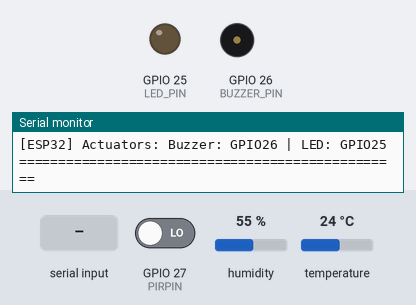
Bench run of a sketch on a simulated ESP32. On the bench: output pins drawn as LEDs (lit = HIGH), buzzer (waves = sounding, pin HIGH), the last lines printed to the serial monitor. Inputs (shaded band) come from the test bench; at power-on: GPIO 27 (PIRPIN) LOW, humidity 55 %, temperature 24 °C.

Above: at 1.5 s.
1.6 s: "BUZZER:ON\n" received over Serial
At 2.7 s:
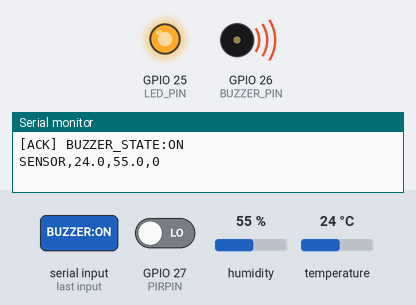
3.5 s: "BUZZER:OFF\n" received over Serial
At 4.2 s:
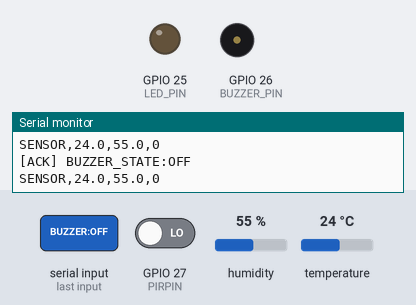
Timing chart, 0 to 6.5 s (numbered marks = the images above; inputs shaded):
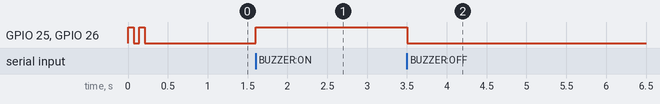

The sketch:

esp32_firmware.ino
```cpp
/*
 * ==============================================================================
 * IoT-Based Smart Eye Monitoring and Drowsiness Detection System
 * ESP32 Sensor Telemetry & Alarm Actuation Firmware
 * ==============================================================================
 * Target Board: ESP32 Dev Module / NodeMCU-32S (USB-C)
 * Baud Rate:    115200
 *
 * Sensors:
 *   - DHT22 (Temperature & Humidity) on GPIO 4
 *   - PIR Motion Sensor on GPIO 27
 *
 * Actuators:
 *   - Active Buzzer on GPIO 26 (Direct or Transistor-driven)
 *   - Status / Warning LED on GPIO 25 (with 220-330 ohm resistor)
 *
 * Serial Protocol:
 *   - ESP32 -> Laptop: SENSOR,<temp_c>,<humidity_pct>,<pir_state>
 *     Example: SENSOR,26.4,58.2,1
 *   - Laptop -> ESP32: BUZZER:ON
 *   - Laptop -> ESP32: BUZZER:OFF
 *   - Laptop -> ESP32: PING  (Replies: PONG)
 *
 * Note: Non-blocking execution using millis(). No delay() in loop!
 * ==============================================================================
 */

#include "DHT.h"

// ------------------------------------------------------------------------------
// Pin Definitions (ESP32 GPIO numbers, NOT Arduino Uno pins!)
// ------------------------------------------------------------------------------
#define DHTPIN        4      // GPIO 4 for DHT22 Data line
#define PIRPIN        27     // GPIO 27 for PIR Motion Sensor digital output
#define BUZZER_PIN    26     // GPIO 26 for Active Buzzer signal
#define LED_PIN       25     // GPIO 25 for Alert / Status LED

// ------------------------------------------------------------------------------
// Sensor & Timing Constants
// ------------------------------------------------------------------------------
#define DHTTYPE       DHT22  // DHT 22 (AM2302, AM2321)

// DHT22 requires at least 2000ms between physical read cycles
const unsigned long SENSOR_PUBLISH_INTERVAL_MS = 2000;
unsigned long lastSensorPublishTime = 0;

// Initialize DHT sensor
DHT dht(DHTPIN, DHTTYPE);

// System state tracking
bool buzzerActive = false;
int lastPirState = -1;
String inputCommandBuffer = "";

void setup() {
  // Initialize serial communication
  Serial.begin(115200);
  while (!Serial && millis() < 2000) {
    // Wait briefly for serial port to open
  }

  // Configure GPIO directions
  pinMode(PIRPIN, INPUT);
  pinMode(BUZZER_PIN, OUTPUT);
  pinMode(LED_PIN, OUTPUT);

  // Ensure actuators start in OFF state
  digitalWrite(BUZZER_PIN, LOW);
  digitalWrite(LED_PIN, LOW);

  // Initialize DHT22
  dht.begin();

  // Startup visual / audible confirmation (quick double beep & blink)
  for (int i = 0; i < 2; i++) {
    digitalWrite(LED_PIN, HIGH);
    digitalWrite(BUZZER_PIN, HIGH);
    delay(70);
    digitalWrite(LED_PIN, LOW);
    digitalWrite(BUZZER_PIN, LOW);
    delay(70);
  }

  Serial.println();
  Serial.println("=================================================");
  Serial.println("[ESP32] Smart Eye Monitoring & Drowsiness Node");
  Serial.println("[ESP32] Firmware Initialized Successfully");
  Serial.println("[ESP32] Baud Rate: 115200 | DHT22: GPIO4 | PIR: GPIO27");
  Serial.println("[ESP32] Actuators: Buzzer: GPIO26 | LED: GPIO25");
  Serial.println("=================================================");
}

void loop() {
  unsigned long currentMillis = millis();

  // 1. Process incoming commands from Python via USB Serial (Immediate response)
  handleSerialInput();

  // 2. Read sensors and publish telemetry packet at non-blocking intervals
  if (currentMillis - lastSensorPublishTime >= SENSOR_PUBLISH_INTERVAL_MS) {
    lastSensorPublishTime = currentMillis;
    publishSensorData();
  }
}

/**
 * Reads incoming characters from serial, buffers into line, and parses commands.
 */
void handleSerialInput() {
  while (Serial.available() > 0) {
    char inChar = (char)Serial.read();

    if (inChar == '\n' || inChar == '\r') {
      inputCommandBuffer.trim();
      if (inputCommandBuffer.length() > 0) {
        processCommand(inputCommandBuffer);
      }
      inputCommandBuffer = "";
    } else {
      // Buffer incoming character (prevent buffer overflow)
      if (inputCommandBuffer.length() < 64) {
        inputCommandBuffer += inChar;
      }
    }
  }
}

/**
 * Executes recognized commands sent by Python application.
 */
void processCommand(const String& cmd) {
  if (cmd.equalsIgnoreCase("BUZZER:ON")) {
    setAlarm(true);
    Serial.println("[ACK] BUZZER_STATE:ON");
  } else if (cmd.equalsIgnoreCase("BUZZER:OFF")) {
    setAlarm(false);
    Serial.println("[ACK] BUZZER_STATE:OFF");
  } else if (cmd.equalsIgnoreCase("PING")) {
    Serial.println("PONG");
  } else if (cmd.equalsIgnoreCase("STATUS")) {
    Serial.print("[STATUS] Buzzer:");
    Serial.print(buzzerActive ? "ON" : "OFF");
    Serial.print(" PIR:");
    Serial.println(digitalRead(PIRPIN));
  } else {
    Serial.print("[ERR] UNKNOWN_COMMAND: ");
    Serial.println(cmd);
  }
}

/**
 * Activates or deactivates the buzzer and visual warning LED.
 */
void setAlarm(bool enable) {
  buzzerActive = enable;
  if (enable) {
    digitalWrite(BUZZER_PIN, HIGH);
    digitalWrite(LED_PIN, HIGH);
  } else {
    digitalWrite(BUZZER_PIN, LOW);
    digitalWrite(LED_PIN, LOW);
  }
}

/**
 * Reads DHT22 and PIR, validates values, and outputs CSV formatted telemetry:
 * "SENSOR,<temp>,<hum>,<pir>"
 */
void publishSensorData() {
  // Read humidity (%) and temperature (Celsius)
  float humidity = dht.readHumidity();
  float temperature = dht.readTemperature();

  // Read PIR digital motion state (0 = No motion, 1 = Motion detected)
  int pirState = digitalRead(PIRPIN);

  // Format and publish telemetry string
  // If sensor read fails (NaN), output "NAN" so Python parser handles gracefully
  Serial.print("SENSOR,");

  if (isnan(temperature)) {
    Serial.print("NAN,");
  } else {
    Serial.print(temperature, 1);
    Serial.print(",");
  }

  if (isnan(humidity)) {
    Serial.print("NAN,");
  } else {
    Serial.print(humidity, 1);
    Serial.print(",");
  }

  Serial.println(pirState);
}
```

Measured:
- after the input at 1.6 s, GPIO 25 (LED_PIN), GPIO 26 (BUZZER_PIN): LOW → HIGH at once
- after the input at 3.5 s, GPIO 25 (LED_PIN), GPIO 26 (BUZZER_PIN): HIGH → LOW at once
